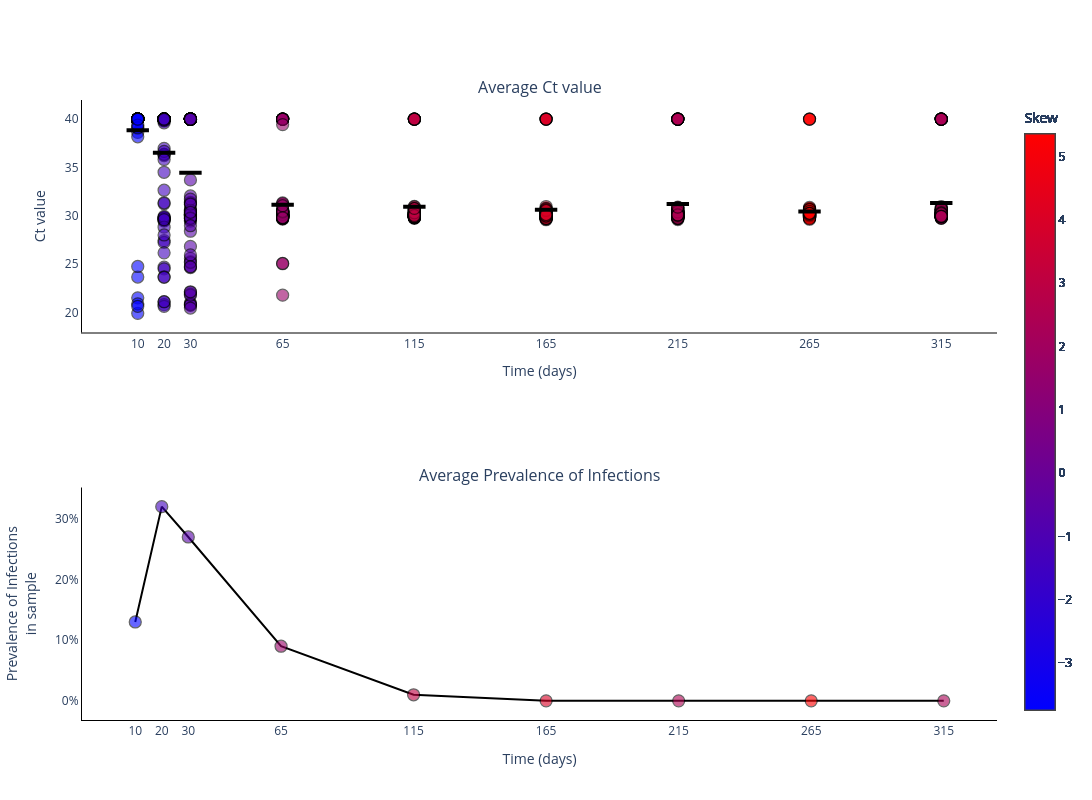

Notebook cell for this chart:
### Markdown cell above
### Plot Ct values per sample time
Coloured by skewness of sample. This replicates analyses from James Hay et al. (2021)

### Code cell
fig = go.Figure()
fig = make_subplots(rows=2, cols=1, subplot_titles=('Average Ct value', 'Average Prevalence of Infections'))

skews = skew(ct_values[0, :, :], axis=1)

for _ in range(sample_size):
    fig.add_trace(
        go.Scatter(
            y=ct_values[0, :, _].tolist(),
            x=sample_points,
            mode='markers',
            name='Average Ct value',
            marker_line=dict(width=1.25, color='black'),
            marker_color=skews,
            marker_colorscale='BlueRed',
            marker_colorbar_title=dict(
                text='Skew',
                side='top'),
            marker_size=12,
            marker_opacity=0.6,
            marker_showscale=True,
            showlegend=False,
        ),
        row=1,
        col=1
    )

fig.add_trace(
    go.Scatter(
        y=np.mean(ct_values[0, :, :], axis=1).tolist(),
        x=sample_points,
        mode='markers',
        name='Median Ct value',
        marker_color='black',
        marker_line=dict(width=4, color='black'),
        marker_symbol='line-ew',
        marker_size=16,
        showlegend=False,
    ),
    row=1,
    col=1
)

fig.add_trace(
    go.Scatter(
        y=(ct_infec[0, :]/sample_size).tolist(),
        x=sample_points,
        mode='lines+markers',
        connectgaps=True,
        name='Average Prevalence of Infections',
        marker_line=dict(width=1.25, color='black'),
        marker_color=skews,
        marker_colorscale='BlueRed',
        marker_colorbar_title=dict(
            text='Skew',
            side='top'),
        marker_opacity=0.6,
        marker_size=12,
        marker_showscale=True,
        line_color='black',
        showlegend=False,
    ),
    row=2,
    col=1
)

# Add axis labels
fig.update_layout(
    width=1100, 
    height=800,
    plot_bgcolor='white',
    xaxis=dict(
        linecolor='black',
        tickvals=sample_points.tolist(),
        title = 'Time (days)'
        ),
    yaxis=dict(
        linecolor='black',
        title = 'Ct value'),
    xaxis2=dict(
        linecolor='black',
        tickvals=sample_points.tolist(),
        title = 'Time (days)'
        ),
    yaxis2=dict(
        linecolor='black',
        tickformat = '.0%',
        title = 'Prevalence of Infections<br>in sample')
    )

fig.write_image('images/Ct_value_SIR_Skewness.pdf')
fig.show()
